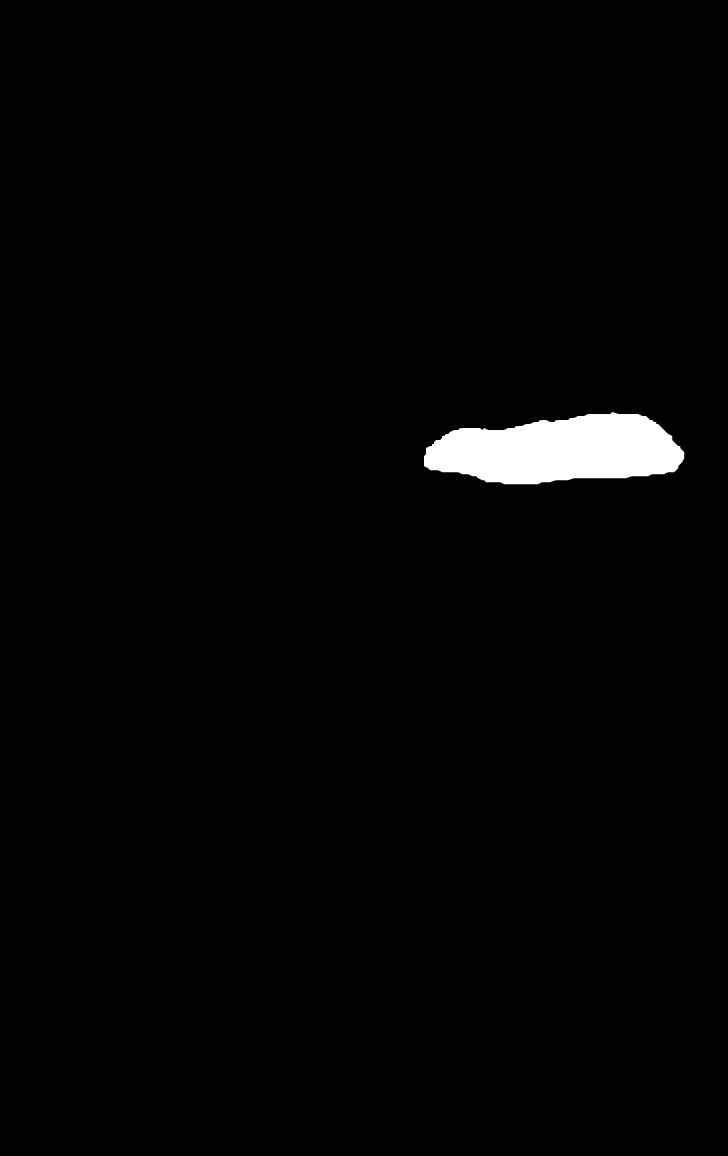
#> input picture benign_malignant_network_build/train/ROI_mask_files/BENIGN/2-003.jpg, 2912 x 4624 px, given in place of BENIGN, which was not available (shown at 1/4 size)
$ jupyter execute --allow-errors random_forest.ipynb   (text cells are left out)
#> lines starting #> are read from the running program, lines starting #| are printed output that depends on the picture; pictures that were not available may be replaced by others from this repository, and a replacement may not be noted
[cell 1]
from sklearn.ensemble import RandomForestClassifier
from sklearn.metrics import accuracy_score
from sklearn.metrics import classification_report
from sklearn.metrics import confusion_matrix
import seaborn as sns

import os
import matplotlib.pyplot as plt
from skimage.feature import hog
import cv2

[cell 2]
def HOG_features(img):

    features = hog(img, orientations=9, pixels_per_cell=(8, 8),
    cells_per_block=(2, 2), visualize=False)

    return features

[cell 3]
calc_path = r"D:\VSC Workspace\breast_cancer_CNN\dataset\calcification"
mass_path = r"D:\VSC Workspace\breast_cancer_CNN\dataset\mass"

DIM = 224
def load_and_extract_features(directory, DIM):

#> called with DIM = 224
    X = []
    y = []

    for label in os.listdir(directory):

        label_dir = os.path.join(directory, label)
        for filename in os.listdir(label_dir):

            image_path = os.path.join(label_dir, filename)

            img = cv2.imread(image_path)
            img_resized = cv2.resize(img, (DIM, DIM))
            img_gray = cv2.cvtColor(img_resized, cv2.COLOR_BGR2GRAY)
            hog_features = HOG_features(img_gray)

            X.append(hog_features)
            y.append(label)

    return X, y

#> (a cell that did not finish here is left out)

[cell 5]
n_estimators = [x for x in range(500, 2700, 100)]
calc_accuracies = []
mass_accuracies = []

#> (the rest of this cell did not finish here and is left out)

[cell 6]
top_calc_accuracies = sorted(zip(calc_accuracies, n_estimators), reverse = True)
#> (the rest of this cell did not finish here and is left out)

#> (a cell that did not finish here is left out)

#> (a cell that did not finish here is left out)

#> (a cell that did not finish here is left out)

#> (a cell that did not finish here is left out)

#> (a cell that did not finish here is left out)

#> (a cell that did not finish here is left out)

[cell 13]
calc_path = r"D:\VSC Workspace\breast_cancer_CNN\cropped_dataset\calcification"
mass_path = r"D:\VSC Workspace\breast_cancer_CNN\cropped_dataset\mass"

DIM = 224
def load_and_extract_features(directory, DIM):

#> called with DIM = 224
    X = []
    y = []

    for label in os.listdir(directory):

        label_dir = os.path.join(directory, label)
        for filename in os.listdir(label_dir):

            image_path = os.path.join(label_dir, filename)

            img = cv2.imread(image_path)
#> img is the input picture: shape (4624, 2912, 3); min 0, max 255, mean 4.1
            img_resized = cv2.resize(img, (DIM, DIM))
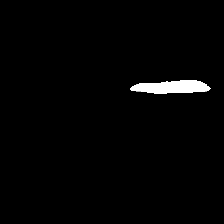
#> img_resized: shape (224, 224, 3); min 0, max 255, mean 4.2
            img_gray = cv2.cvtColor(img_resized, cv2.COLOR_BGR2GRAY)
            hog_features = HOG_features(img_gray)

            X.append(hog_features)
            y.append(label)

    return X, y

[cell 14]
calc_train_X, calc_train_y = load_and_extract_features(calc_path + r"\train", DIM)
calc_test_X, calc_test_y = load_and_extract_features(calc_path + r"\test", DIM)
#> calc_test_X = 1 item; calc_test_y = ['2-003.jpg']

#> (the rest of this cell did not finish here and is left out)

#> call 3 of load_and_extract_features, with DIM = 224
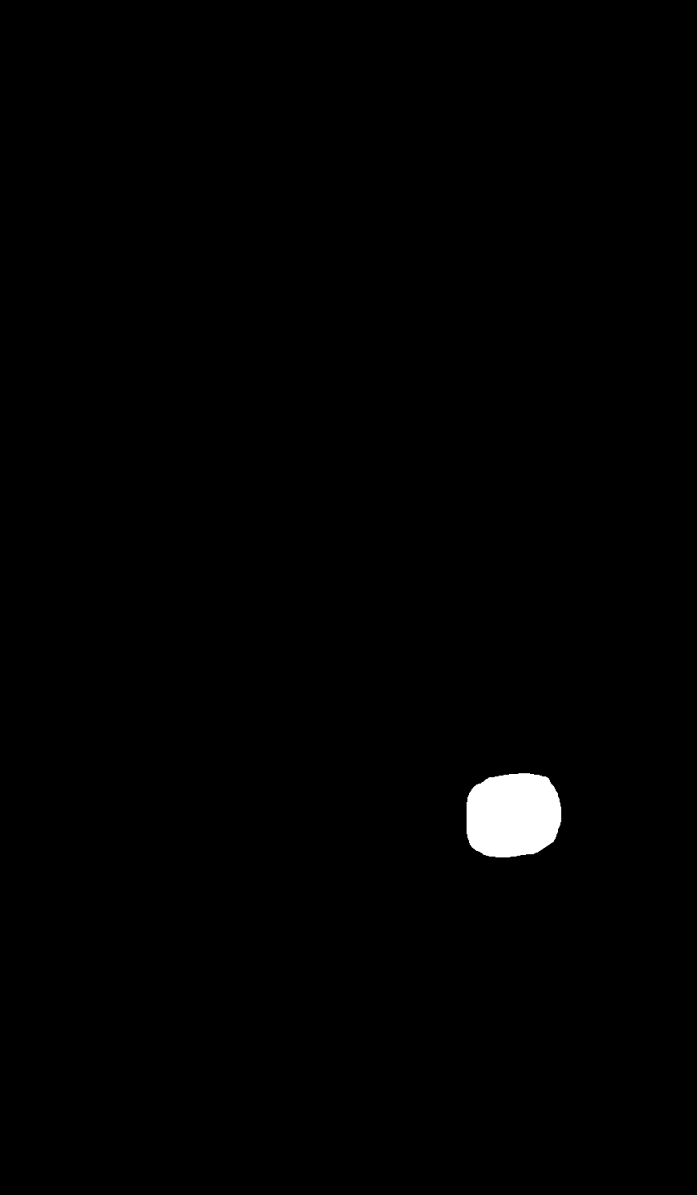
#> input picture benign_malignant_network_build/train/ROI_mask_files/BENIGN/2-025.jpg, 3481 x 5971 px, given in place of BENIGN, which was not available (shown at 1/5 size)
#> in load_and_extract_features, img is the input picture: shape (5971, 3481, 3); min 0, max 255, mean 2.1
#> in load_and_extract_features (call 3), `img_resized = cv2.resize(img, (DIM, DIM))`:
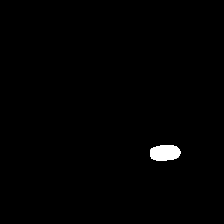
#> img_resized: shape (224, 224, 3); min 0, max 255, mean 2.1
mass_test_X, mass_test_y = load_and_extract_features(mass_path + r"\test", DIM)

[cell 15]
n_estimators = [x for x in range(1000, 3500, 500)]
#> n_estimators = [1000, 1500, 2000, 2500, 3000]
calc_accuracies = []
mass_accuracies = []

#> (the rest of this cell did not finish here and is left out)

[cell 16]
top_calc_accuracies = sorted(zip(calc_accuracies, n_estimators), reverse = True)
#> top_calc_accuracies = [(0, 1000)]
opt_nneighbors_calc = top_calc_accuracies[0][1]
#> opt_nneighbors_calc = 1000
print(f"Optimal n_estimators for Calcification Model: {opt_nneighbors_calc}")
#| Optimal n_estimators for Calcification Model: 1000

top_mass_accuracies = sorted(zip(mass_accuracies, n_estimators), reverse = True)
#> top_mass_accuracies = []
#> (the rest of this cell did not finish here and is left out)
